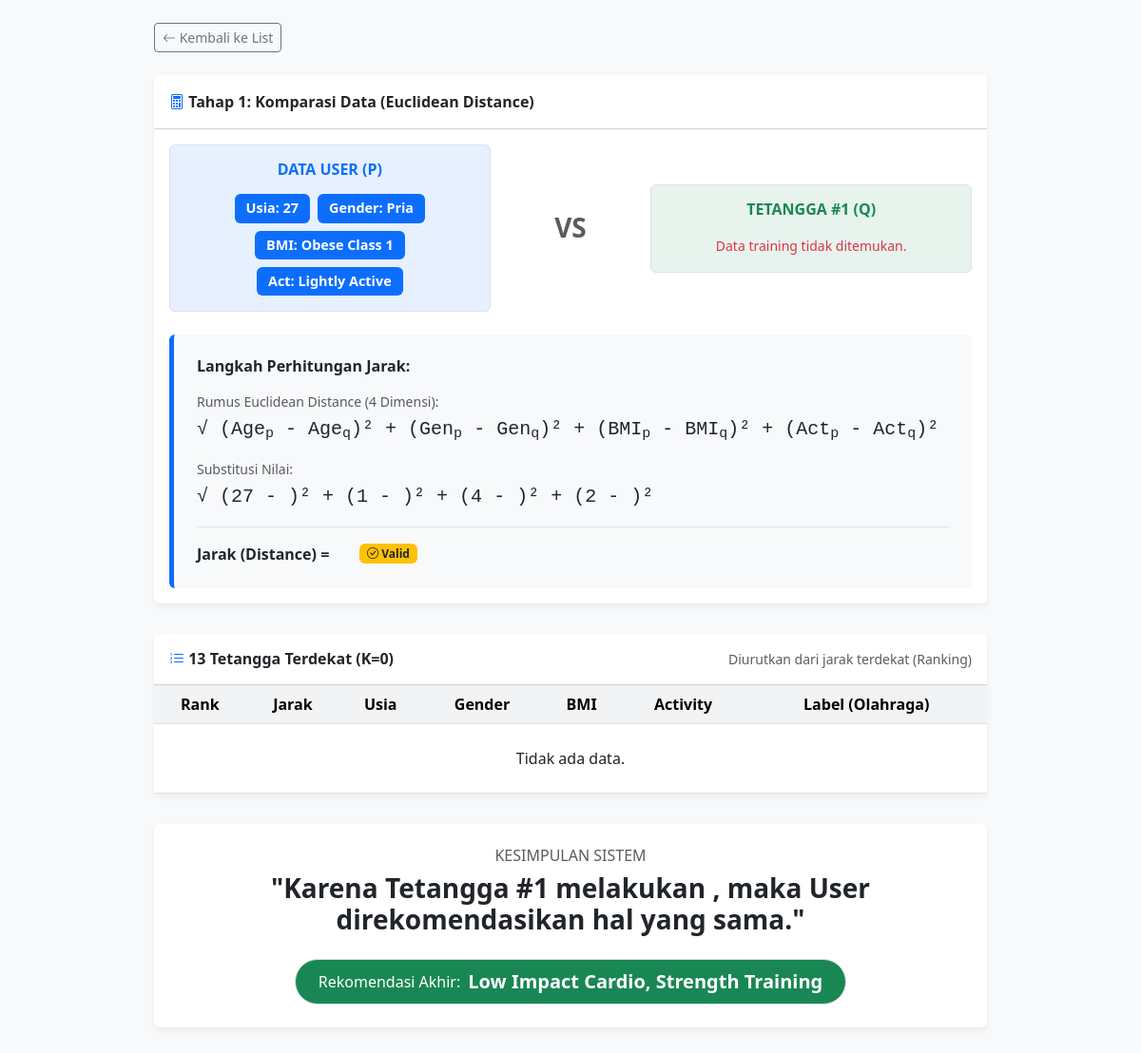
The page /admin-simulation/2/ (signed in) on the database its author committed.
### rekomendasi/models.py (models this page shows, shortened)
class PredictionLog(models.Model):
    timestamp = models.DateTimeField(auto_now_add=True)
    nama_user = models.CharField(max_length=100)
    gender = models.CharField(max_length=20)
    age = models.IntegerField()
    bmi_score = models.FloatField()
    bmi_category = models.CharField(max_length=50)
    hasil_prediksi = models.CharField(max_length=100)
    activity_level = models.IntegerField(default=1)

### rekomendasi/views.py (the view, shortened to what this page needs)
# urls.py: path('admin-simulation/<int:id>/', views.admin_simulation_detail, name='admin_simulation_detail'),
@login_required(login_url='/admin/login/')
def admin_simulation_detail(request, id):
    log = PredictionLog.objects.get(id=id)
    map_act_text = {1: 'Sedentary', 2: 'Lightly Active', 3: 'Moderately Active', 4: 'Active'}
    act_code = getattr(log, 'activity', 2)
    act_text = map_act_text.get(act_code, 'Lightly Active')
    user_vector = {
        'age': log.age,
        'gender': log.gender,
        'gender_code': _encode_gender(log.gender), # Angka (1/0)
        'bmi': log.bmi_category,
        'bmi_code': _encode_bmi(log.bmi_category), # Angka (1-6)
        'activity': act_text,
        'activity_code': int(act_code)             # Angka (1-4)
    }
    brain = BrainAI()
    neighbors = brain.get_calculation_details(
        user_vector['age'],
        user_vector['gender_code'],
        user_vector['bmi'],
        user_vector['activity_code']
    )
    neighbor_vector = {}
    context = {
        'log': log,
        'neighbors': neighbors,
        'k_value': len(neighbors) if neighbors else 0,
        'user_vector': user_vector,
        'neighbor_vector': neighbor_vector,
        'neighbors_json': json.dumps([{'x': n['age'], 'y': n['jarak']} for n in neighbors] if neighbors else []),
    }
    return render(request, 'admin/simulation_detail.html', context)

### rekomendasi/ml_engine.py (called while the page is built, shortened)
    def get_calculation_details(self, age, gender_code, bmi_cat, activity_code):
        try:
            if not os.path.exists(self.model_path): return []
        except Exception as e:
            print(f"Error: {e}")
            return []

### rekomendasi/views.py (called while the page is built)
def _encode_gender(gender_text):
    list_pria = ['1', '1.0', 'male', 'pria', 'laki-laki', 'man']
    return 1 if str(gender_text).lower().strip() in list_pria else 0

def _encode_bmi(bmi_category):
    mapping = {
        'Underweight': 1, 'Normal Weight': 2, 'Overweight': 3,
        'Obese Class 1': 4, 'Obese Class 2': 5, 'Obese Class 3': 6
    }
    return mapping.get(bmi_category, 2) # Default Normal

### templates/admin/simulation_detail.html (shortened to what this page needs)
<!DOCTYPE html>
<html lang="id">
<head>
    <link href="https://cdn.jsdelivr.net/npm/bootstrap@5.3.0/dist/css/bootstrap.min.css" rel="stylesheet">
    <link rel="stylesheet" href="https://cdn.jsdelivr.net/npm/bootstrap-icons@1.10.0/font/bootstrap-icons.css">
</head>
<body class="bg-light p-4">
    <div class="container" style="max-width: 900px;">
        <a href="{% url 'admin_simulation' %}" class="btn btn-sm btn-outline-secondary mb-4">
            <i class="bi bi-arrow-left"></i> Kembali ke List
        </a>
        <div class="card card-section">
            <div class="card-header bg-white fw-bold py-3">
                <i class="bi bi-calculator text-primary"></i> Tahap 1: Komparasi Data (Euclidean Distance)
            </div>
            <div class="card-body">
                <div class="row text-center align-items-center">
                    <div class="col-md-5">
                        <div class="border rounded p-3 bg-primary bg-opacity-10">
                            <h6 class="fw-bold text-primary mb-3">DATA USER (P)</h6>
                            <div class="d-flex justify-content-center gap-2 flex-wrap">
                                <span class="badge bg-primary badge-param">Usia: {{ user_vector.age }}</span>
                                <span class="badge bg-primary badge-param">Gender: {{ user_vector.gender }}</span>
                                <span class="badge bg-primary badge-param">BMI: {{ user_vector.bmi }}</span>
                                <span class="badge bg-primary badge-param">Act: {{ user_vector.activity }}</span>
                            </div>
                        </div>
                    </div>
                    <div class="col-md-2">
                        <h3 class="text-muted fw-bold my-3">VS</h3>
                    </div>
                    <div class="col-md-5">
                        <div class="border rounded p-3 bg-success bg-opacity-10">
                            <h6 class="fw-bold text-success mb-3">TETANGGA #1 (Q)</h6>
                            {% if neighbor_vector %}
                            <div class="d-flex justify-content-center gap-2 flex-wrap">
                                <span class="badge bg-success badge-param">Usia: {{ neighbor_vector.age }}</span>
                                <span class="badge bg-success badge-param">Gender: {{ neighbor_vector.gender }}</span>
                                <span class="badge bg-success badge-param">BMI: {{ neighbor_vector.bmi }}</span>
                                <span class="badge bg-success badge-param">Act: {{ neighbor_vector.activity }}</span>
                            </div>
                            {% else %}
                            <span class="text-danger small">Data training tidak ditemukan.</span>
                            {% endif %}
                        </div>
                    </div>
                </div>
                <div class="bg-math p-4 mt-4 rounded">
                    <h6 class="fw-bold mb-3">Langkah Perhitungan Jarak:</h6>
                    <p class="mb-1 text-muted small">Rumus Euclidean Distance (4 Dimensi):</p>
                    <code class="d-block mb-3 text-dark fs-5">
                        √ (Age<sub>p</sub> - Age<sub>q</sub>)² + (Gen<sub>p</sub> - Gen<sub>q</sub>)² + (BMI<sub>p</sub> - BMI<sub>q</sub>)² + (Act<sub>p</sub> - Act<sub>q</sub>)²
                    </code>
                    <p class="mb-1 text-muted small">Substitusi Nilai:</p>
                    <code class="d-block mb-3 text-dark fs-5">
                        √ ({{ user_vector.age }} - {{ neighbor_vector.age }})² +
                        ({{ user_vector.gender_code }} - {{ neighbor_vector.gender_code }})² +
                        ({{ user_vector.bmi_code }} - {{ neighbor_vector.bmi_code }})² +
                        ({{ user_vector.activity_code }} - {{ neighbor_vector.activity_code }})²
                    </code>
                    <div class="d-flex align-items-center mt-3 pt-3 border-top">
                        <span class="me-3 fw-bold">Jarak (Distance) =</span>
                        <span class="ms-3 badge bg-warning text-dark"><i class="bi bi-check-circle"></i> Valid</span>
                    </div>
                </div>
            </div>
        </div>
        <div class="card card-section">
            <div class="card-header bg-white d-flex justify-content-between align-items-center py-3">
                <h6 class="fw-bold m-0"><i class="bi bi-list-ol text-primary"></i> 13 Tetangga Terdekat (K={{ k_value }})</h6>
                <small class="text-muted">Diurutkan dari jarak terdekat (Ranking)</small>
            </div>
            <div class="table-responsive">
                <table class="table table-hover align-middle text-center mb-0">
                    <thead class="table-light">
                        <tr>
                            <th>Rank</th>
                            <th>Jarak</th>
                            <th>Usia</th>
                            <th>Gender</th>
                            <th>BMI</th>
                            <th>Activity</th> <th>Label (Olahraga)</th>
                        </tr>
                    </thead>
                    <tbody>
                        {% for n in neighbors %}
                        <tr class="{% if forloop.first %}table-success border-start border-5 border-success{% endif %}">
                            <td class="fw-bold">#{{ n.rank }}</td>
                            <td><span class="badge bg-light text-dark border">{{ n.jarak }}</span></td>
                            <td>{{ n.age }}</td>
                            <td>{{ n.gender }}</td>
                            <td>{{ n.bmi_category }}</td>
                            <td>{{ n.activity }}</td> <td class="fw-bold">{{ n.class_hasil }}</td>
                        </tr>
                        {% empty %}
                        <tr><td colspan="7" class="text-center py-4">Tidak ada data.</td></tr>
                        {% endfor %}
                    </tbody>
                </table>
            </div>
        </div>
        <div class="card card-section border-success border-2">
            <div class="card-body text-center py-4">
                <h6 class="text-uppercase text-muted letter-spacing-1">Kesimpulan Sistem</h6>
                <h3 class="fw-bold mt-2 mb-4">
                    "Karena Tetangga #1 melakukan , maka User direkomendasikan hal yang sama."
                </h3>
                <div class="d-inline-flex align-items-center border rounded-pill px-4 py-2 bg-success text-white">
                    <span class="me-2">Rekomendasi Akhir:</span>
                    <strong class="fs-5">{{ log.hasil_prediksi }}</strong>
                </div>
            </div>
        </div>
    </div>
</body>
</html>

### templates/admin/simulation_detail.html (style rules this page uses)
.card-section { margin-bottom: 2rem; border: none; box-shadow: 0 4px 6px rgba(0,0,0,0.05); }
.bg-math { background-color: #f8f9fa; border-left: 5px solid #0d6efd; }
.badge-param { font-size: 0.9rem; padding: 8px 12px; }
.table th { background-color: #f1f3f5; }

### rows shown on the page
PredictionLog: gender "Pria", bmi "Obese Class 1", hasil_prediksi "Low Impact Cardio, Strength Training"

### other values the page prints
{{ user_vector.age }} "27"
{{ user_vector.activity }} "Lightly Active"
{{ user_vector.gender_code }} "1"
{{ user_vector.bmi_code }} "4"
{{ user_vector.activity_code }} "2"
{{ k_value }} "0"
